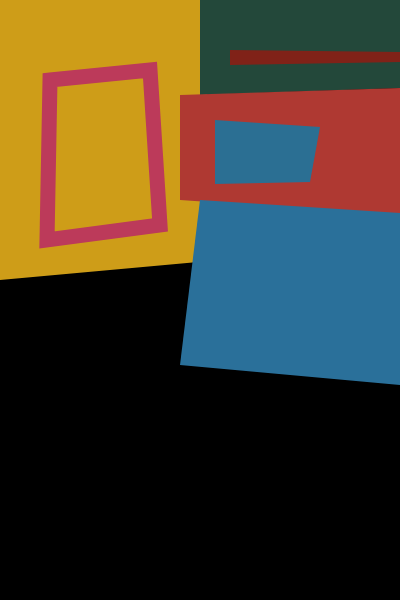
Frame 1 (no input)
Frame 60 (no input): identical to frame 1, image omitted
Frame 120 (the mouse pressed at the canvas centre since frame 60): identical to frame 1, image omitted

The p5.js sketch that drew this single still picture (run headless with seeded random() and noise() and a simulated clock; from frame 60 on, the mouse is pressed at the canvas centre):

// p5.js sketch
// ── sketch.js
function setup() {
  createCanvas(400,600);
}

function draw() {
  background(0);
  noStroke();
// shape1 - yellow box 
  fill("#ce9d18");
  quad(0,0,200,0,220,260,0,280);
  //~inside yellow/pink box 
  stroke("#bc3a5a");
  strokeWeight(15);
  fill("#ce9d18");
  quad(50,80,150,70,160,225,47,240);
  
// shape2 - green box
  noStroke();
  fill("#23483a");
  quad(200,0,400,0,400,88,200,95);
  fill("#802218");
  quad(230,50,400,52,400,62,230,65);
  
// shape3 - orange box
  noStroke();
  fill("#af3932");
  quad(180,95,400,88,400,215,180,200);
  fill("#2b6f93");
  quad(215,120,320,127,310,182,215,184);

// shape4 - blue box
  noStroke();
  fill("#2a709a");
  quad(200,200,400,213,400,385,180,365);
  fill("#7e1f17");
  // quad(215,120,320,127,310,182,215,184);
  
}
